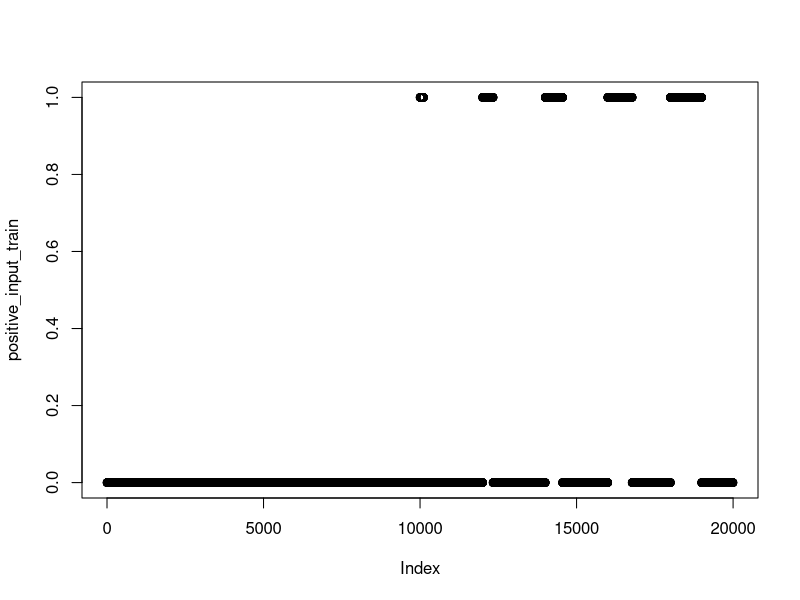
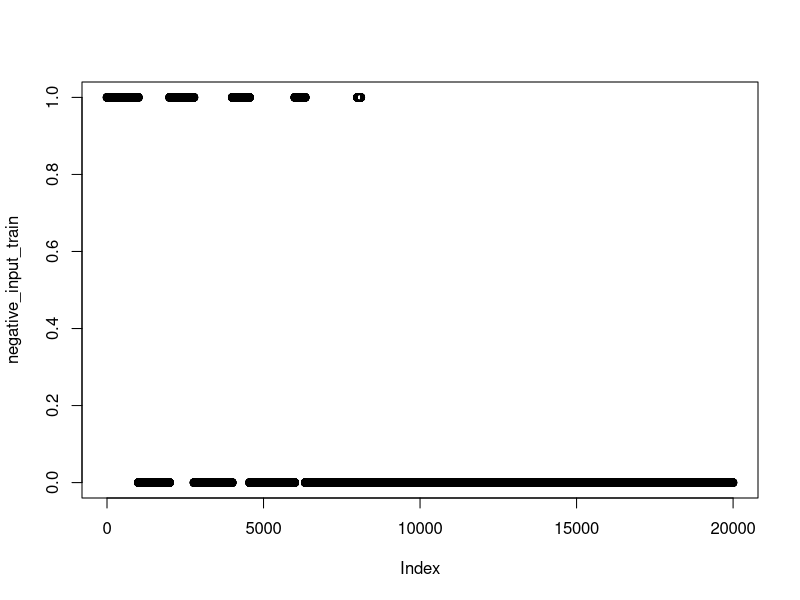
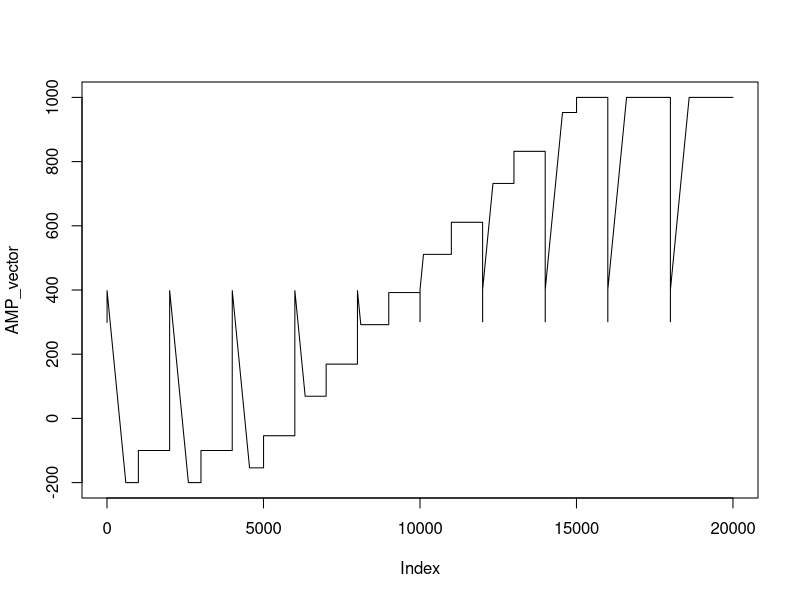
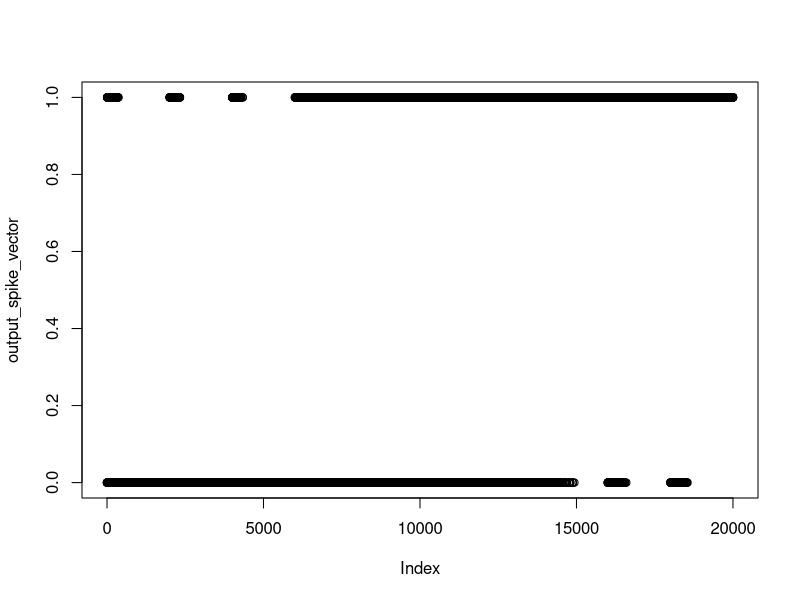
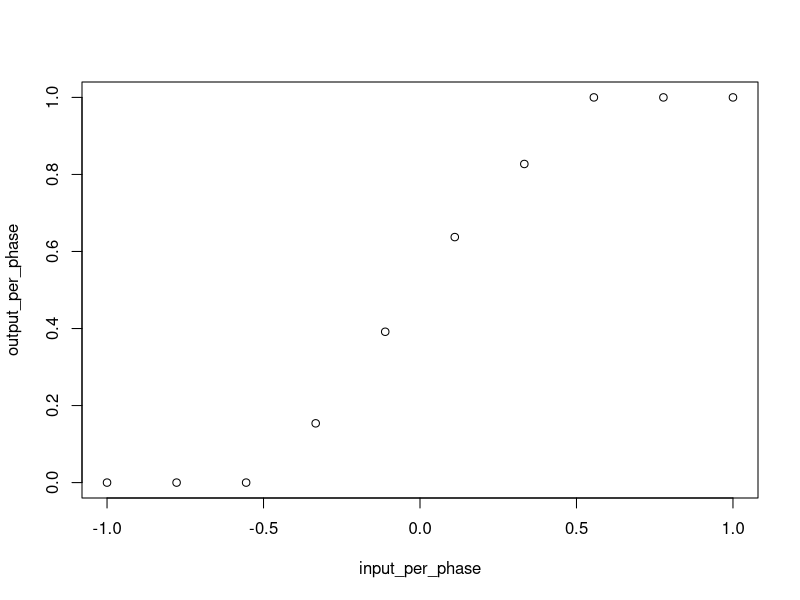
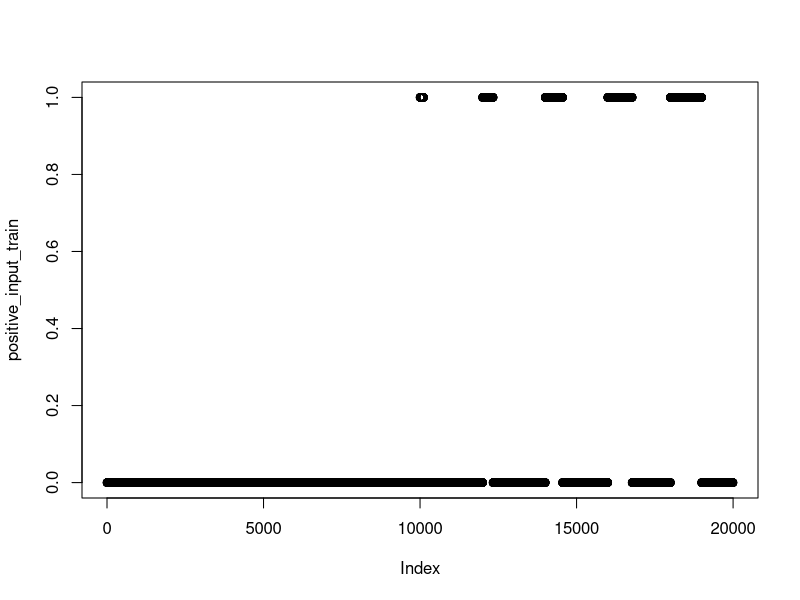
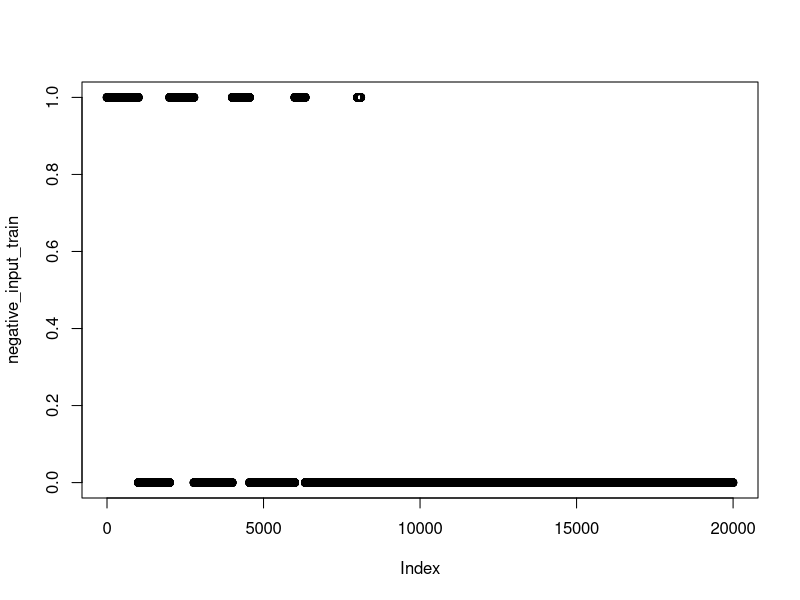
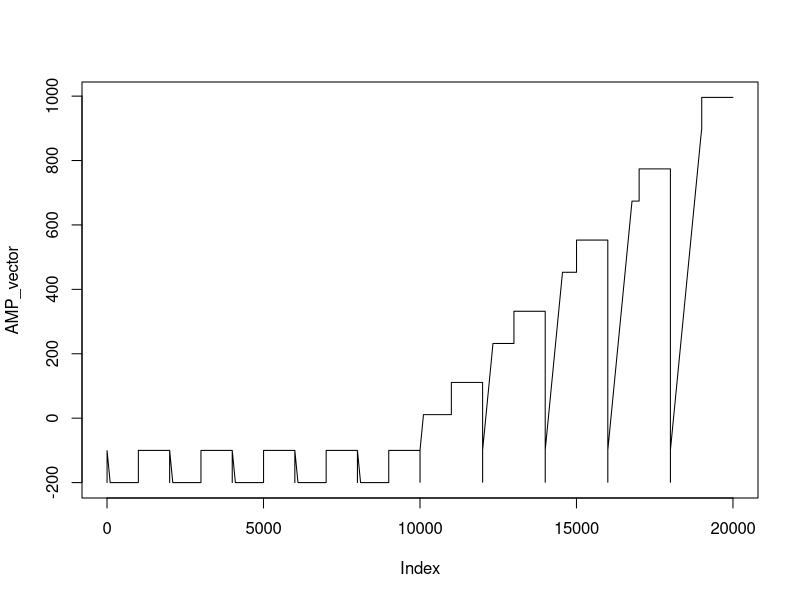

Write R code to recreate these figures, in order.
## ---- chunk 1
rm(list=ls())
## ---- chunk 2
PL = 1000 #Phase length in time steps
mx = 1 #Max value
sf = 1 #Scaling factor
nS = PL/(mx*sf) #Number of spikes required to represent the value 1
AMP = 0 #Accumulated membrane potential
## ---- chunk 3
RThr = nS
input_per_phase = seq(-1,1,length.out=10)
num_phases = length(input_per_phase)*2 #times 2 because you can only input every other phase (store and release)
## ---- chunk 4
positive_input_train <- c()
negative_input_train <- c()

for (val in input_per_phase) {
  val_mag = min(abs(val),1)
  spike_train = c(rep(1,val_mag*nS),rep(0,PL-val_mag*nS))
  if (val > 0) {
    positive_input_train <- c(positive_input_train,spike_train)
    negative_input_train <- c(negative_input_train,rep(0,1000))
  } else {
    negative_input_train <- c(negative_input_train,spike_train)
    positive_input_train <- c(positive_input_train,rep(0,1000))
  }
  #Simulate the release stage where we do not send any inputs
  negative_input_train <- c(negative_input_train,rep(0,1000))
  positive_input_train <- c(positive_input_train,rep(0,1000))
}

plot(positive_input_train)
plot(negative_input_train)
## ---- chunk 5
AMP_vector = c()
output_spike_vector = c()

for (time_step in 1:(num_phases*PL)) {
  #Precharge and storage
  if ((time_step-1) %% (2*PL) == 0) {
    
    AMP <- -200 #Store stage
    
    #------SIMULATE SIGMOID FUNCTIONALITY-------
    AMP <- AMP + nS/2
    #------SIMULATE SIGMOID FUNCTIONALITY-------
  }
  if ((time_step-2) %% PL ==0) {
    
    AMP <- AMP + 100 #PrCh/Release
  }
  #Precharge and storage
  
  #---main---
  # AMP = 0
  if ((time_step-1) %% (2*PL) < PL) {
    #store stage
    AMP = AMP + positive_input_train[time_step]
    AMP = AMP - negative_input_train[time_step]
  }
  
  #---main---
  
  #Determine if spike
  AMP = min(AMP,nS) #Do not exceed the max threshold
  AMP = max(AMP,-200) #Do not exceed the min threshold
  
  if (runif(1,min=0,max=RThr)<AMP) {
    output <- 1
  } else {
    output <- 0
  }
  
  AMP_vector <- c(AMP_vector,AMP)
  output_spike_vector <- c(output_spike_vector,output)
  
}

#Decode the output spike train
output_per_phase <- c()

#Only take outputs during the output
for (phase in seq(1,num_phases,2)) {
  output_per_phase <- c(output_per_phase,mean(output_spike_vector[(phase*PL):((phase+1)*PL)]))
}

plot(AMP_vector,type='s')
plot(output_spike_vector)
plot(input_per_phase,output_per_phase)
## ---- chunk 6
RThr = nS/2
input_per_phase = seq(-1,1,length.out=10)
num_phases = length(input_per_phase)*2 #times 2 because you can only input every other phase (store and release)
## ---- chunk 7
positive_input_train <- c()
negative_input_train <- c()

for (val in input_per_phase) {
  val_mag = min(abs(val),1)
  spike_train = c(rep(1,val_mag*nS),rep(0,PL-val_mag*nS))
  if (val > 0) {
    positive_input_train <- c(positive_input_train,spike_train)
    negative_input_train <- c(negative_input_train,rep(0,1000))
  } else {
    negative_input_train <- c(negative_input_train,spike_train)
    positive_input_train <- c(positive_input_train,rep(0,1000))
  }
  #Simulate the release stage where we do not send any inputs
  negative_input_train <- c(negative_input_train,rep(0,1000))
  positive_input_train <- c(positive_input_train,rep(0,1000))
}

plot(positive_input_train)
plot(negative_input_train)
## ---- chunk 8
AMP_vector = c()
output_spike_vector = c()

#TANH FUNCTIONALITY
AMP_neg_vector = c()

for (time_step in 1:(num_phases*PL)) {
  #Precharge and storage
  if ((time_step-1) %% (2*PL) == 0) {
    
    AMP <- -200 #Store stage
    AMP_neg <- -200
    
  }
  if ((time_step-2) %% PL ==0) {
    
    AMP <- AMP + 100 #PrCh/Release
    AMP_neg <- AMP_neg + 100 #PrCh/Release
  }
  #Precharge and storage
  
  #---main---
  # AMP = 0
  if ((time_step-1) %% (2*PL) < PL) {
    #store stage
    AMP = AMP + positive_input_train[time_step]
    AMP = AMP - negative_input_train[time_step]
    
    #store stage
    AMP_neg = AMP_neg - positive_input_train[time_step]
    AMP_neg = AMP_neg + negative_input_train[time_step]
  }
  
  #---main---
  
  #Determine if spike
  AMP = min(AMP,nS) #Do not exceed the max threshold
  AMP = max(AMP,-200) #Do not exceed the min threshold
  
  AMP_neg = min(AMP_neg,nS) #Do not exceed the max threshold
  AMP_neg = max(AMP_neg,-200) #Do not exceed the min threshold
  
  
  
  if (runif(1,min=0,max=RThr)<AMP) {
    output <- 1
  } else {
    output <- 0
  }
  
  if (runif(1,min=0,max=RThr)<AMP_neg) {
    output <- output - 1
  } else {
    output <- output - 0
  }
  
  AMP_vector <- c(AMP_vector,AMP)
  AMP_neg_vector <- c(AMP_neg_vector,AMP_neg)
  output_spike_vector <- c(output_spike_vector,output)
  
}



#Decode the output spike train
output_per_phase <- c()

#Only take outputs during the output
for (phase in seq(1,num_phases,2)) {
  output_per_phase <- c(output_per_phase,mean(output_spike_vector[(phase*PL):((phase+1)*PL)]))
}

plot(AMP_vector,type='s')
plot(AMP_neg_vector,type='s')
plot(output_spike_vector)
plot(input_per_phase,output_per_phase)
